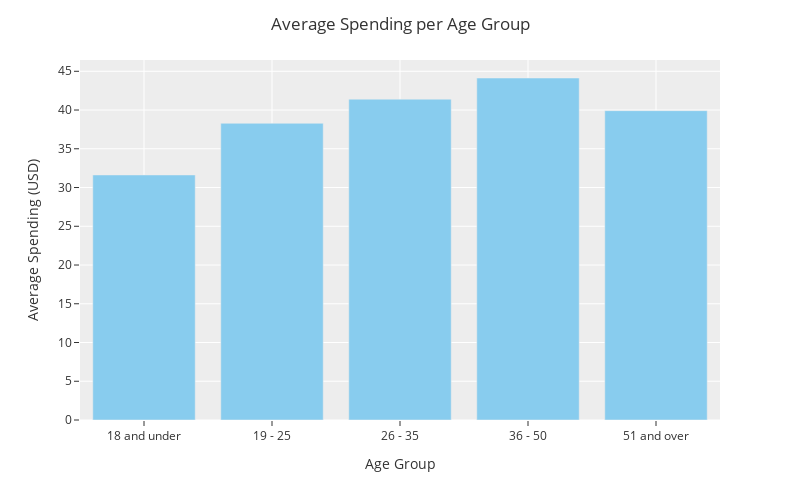

This figure's notebook cell:
### Code cell
#Let's say we want to know how age affects the average amount spent on Lego sets. We can plot the average spending by age group.

avg_spent_age_group = DF.groupby('age_group')['total_spent'].mean().reset_index()


fig = px.bar(avg_spent_age_group, x='age_group', y='total_spent',
             color_discrete_sequence=px.colors.qualitative.Safe)


fig.update_layout(title='Average Spending per Age Group',
                  xaxis_title="Age Group",
                  yaxis_title="Average Spending (USD)",
                  template='ggplot2',
                  autosize=False,
                  width=800,
                  height=500)

# Show the plot
fig.show()
#We see that the age group 36-50 spends on average the most.

### Figure 1 — Plotly figure (JSON) as saved in the notebook; plotly's stock layout.template omitted (floating-point values rounded to 4 significant figures)
{"data": [{"alignmentgroup": "True", "hovertemplate": "age_group=%{x}<br>total_spent=%{y}<extra></extra>", "legendgroup": "", "marker": {"color": "rgb(136, 204, 238)", "pattern": {"shape": ""}}, "name": "", "offsetgroup": "", "orientation": "v", "showlegend": false, "textposition": "auto", "type": "bar", "x": ["18 and under", "19 - 25", "26 - 35", "36 - 50", "51 and over"], "xaxis": "x", "y": [31.62, 38.29, 41.4, 44.13, 39.92], "yaxis": "y"}], "layout": {"autosize": false, "barmode": "relative", "height": 500, "legend": {"tracegroupgap": 0}, "margin": {"t": 60}, "title": {"text": "Average Spending per Age Group"}, "width": 800, "xaxis": {"anchor": "y", "autorange": true, "domain": [0, 1], "range": [-0.5, 4.5], "title": {"text": "Age Group"}, "type": "category"}, "yaxis": {"anchor": "x", "autorange": true, "domain": [0, 1], "range": [0, 46.46], "title": {"text": "Average Spending (USD)"}, "type": "linear"}}}
